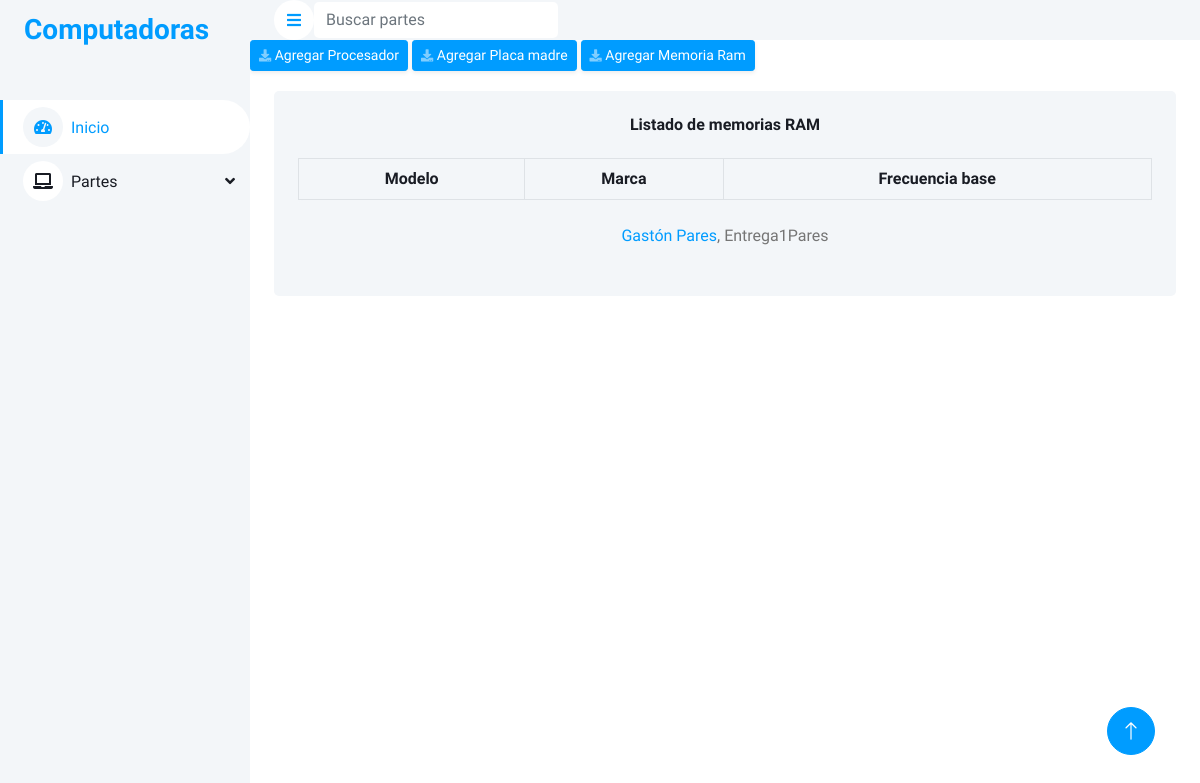
/part/rammemorys, run on an earlier commit of the app's database.
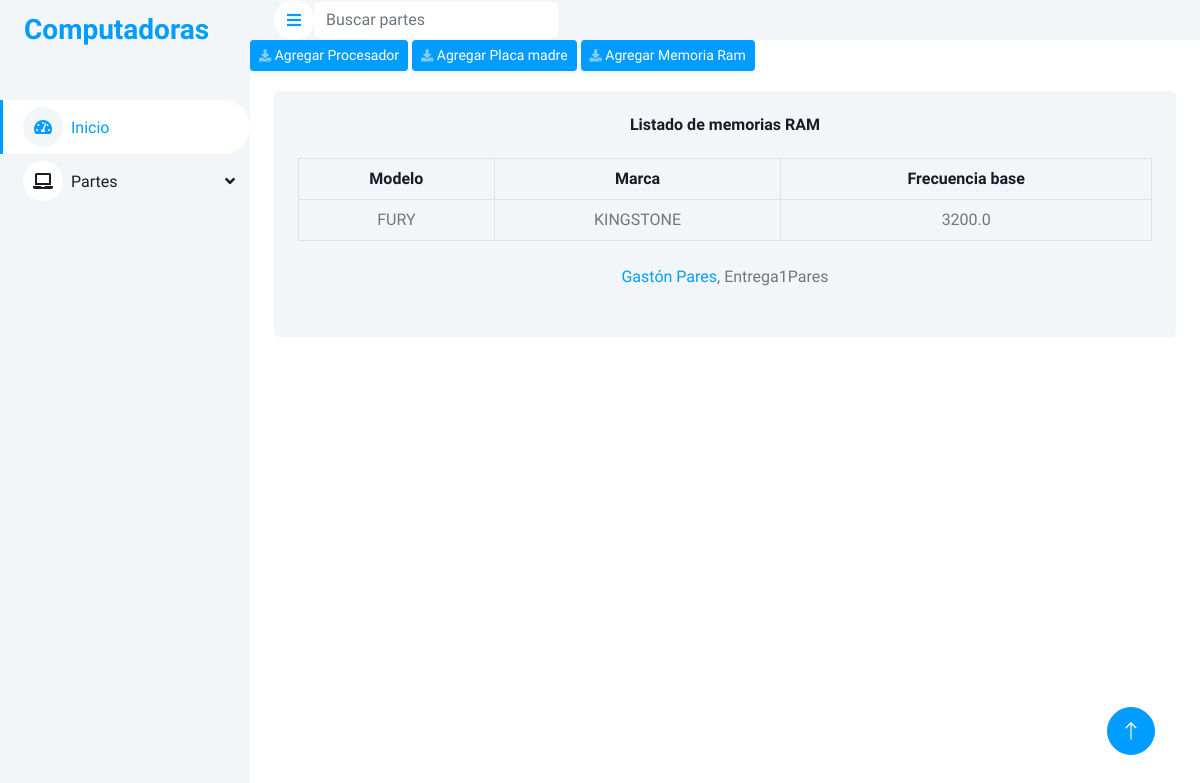
And on a later commit of the database.
### part/models.py (models this page shows)
class RamMemory(models.Model):
    model = models.CharField(max_length=20)
    brand = models.CharField(max_length=20)
    frecuency = models.CharField(max_length=10)

### part/views.py (the view)
# urls.py: path("rammemorys", view=views.rammemorys, name="rammemory-list"),
def rammemorys(request):
    return render(
        request=request,
        context={"rammemorys": RamMemory.objects.all()},
        template_name="part/rammemory_list.html",
    )

### part/templates/part/rammemory_list.html (shortened to what this page needs)
{% extends "home/index.html" %}
{% load static %}
{% block table_html %}
 <div class="container-fluid pt-3 px-4">
    <div class="bg-light text-center rounded p-4">
        <div class="align-items-center justify-content-between mb-1">
            <h6 class="mb-4">Listado de memorias RAM</h6>
        </div>
        <div class="table-responsive">
            <table class="table align-middle table-bordered table-hover mb-0">
                <thead>
                    <tr class="text-dark">
                        <th scope="col">Modelo</th>
                        <th scope="col">Marca</th>
                        <th scope="col">Frecuencia base</th>
                    </tr>
                </thead>
                <tbody>
                    {% for rammemory in rammemorys %}
                    <tr>
                        <td>{{ rammemory.model }}</td>
                        <td>{{ rammemory.brand }}</td>
                        <td>{{ rammemory.frecuency }}</td>
                        {% endfor %}
                    </tr>
                </tbody>
            </table>
            {% endblock %}

What changed in the data, as far as the page shows it:
added RamMemory: model "FURY", brand "KINGSTONE", frecuency "3200.0"
